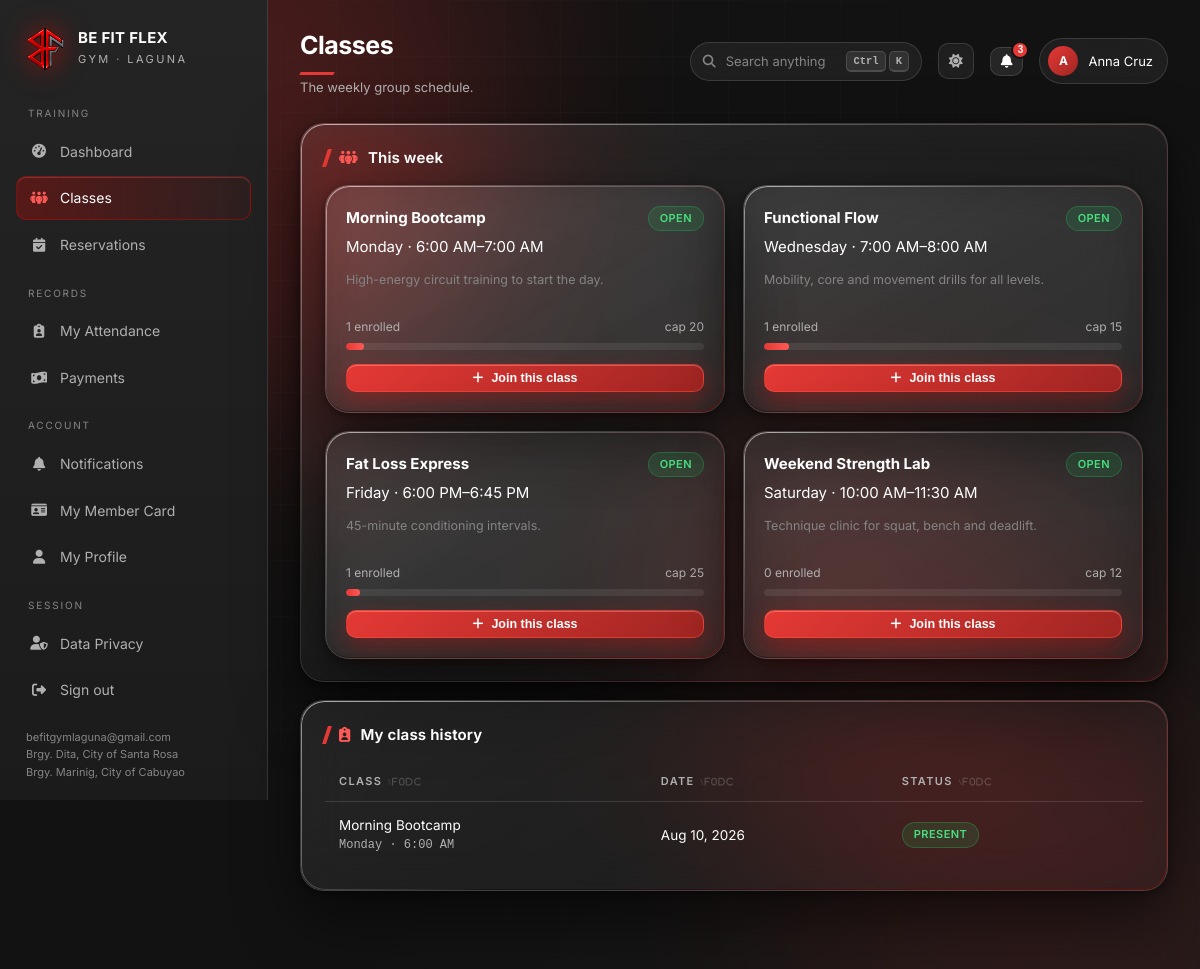
The app's page /member/classes.php (signed in) with its own data.
### tables this page shows
CREATE TABLE classes (
    class_id VARCHAR(50) PRIMARY KEY,
    class_name VARCHAR(255) NOT NULL,
    class_description LONGTEXT,
    schedule_day VARCHAR(20) NOT NULL,
    start_time TIME NOT NULL,
    end_time TIME NOT NULL,
    max_capacity INT NOT NULL DEFAULT 20,
    class_status ENUM('Active','Inactive','Cancelled') NOT NULL DEFAULT 'Active',
    created_at TIMESTAMP DEFAULT CURRENT_TIMESTAMP,
    updated_at TIMESTAMP DEFAULT CURRENT_TIMESTAMP ON UPDATE CURRENT_TIMESTAMP,
    INDEX idx_class_status (class_status), INDEX idx_schedule_day (schedule_day)
);

CREATE TABLE class_attendance (
    attendance_id VARCHAR(50) PRIMARY KEY,
    class_id VARCHAR(50) NOT NULL,
    member_id VARCHAR(50) NOT NULL,
    enrollment_date DATE NOT NULL,
    attendance_date DATE NOT NULL,
    attendance_status ENUM('Present','Absent','Late') NOT NULL DEFAULT 'Present',
    created_at TIMESTAMP DEFAULT CURRENT_TIMESTAMP,
    FOREIGN KEY (class_id) REFERENCES classes(class_id) ON DELETE CASCADE,
    FOREIGN KEY (member_id) REFERENCES members(member_id) ON DELETE CASCADE,
    INDEX idx_class_id (class_id), INDEX idx_member_id (member_id), INDEX idx_attendance_date (attendance_date)
);

### config/db.php (called while the page is built, shortened)
<?php
function db(): PDO
{
    static $pdo = null;
    if ($pdo instanceof PDO) {
        return $pdo;
    }
    $dsn = sprintf('mysql:host=%s;port=%s;dbname=%s;charset=utf8mb4', DB['host'], DB['port'], DB['name']);
    try {
        $pdo = new PDO($dsn, DB['user'], DB['pass'], [
            PDO::ATTR_ERRMODE            => PDO::ERRMODE_EXCEPTION,
            PDO::ATTR_DEFAULT_FETCH_MODE => PDO::FETCH_ASSOC,
            PDO::ATTR_EMULATE_PREPARES   => false,
        ]);
    } catch (PDOException $e) {
        http_response_code(500);
        error_log('Database connection failed: ' . $e->getMessage());
        echo '<!doctype html><meta charset="utf-8">'
           . '<div style="font:16px system-ui;background:#0a0a0a;color:#eee;padding:40px;height:100vh">'
           . '<h1 style="color:#E10600">Database connection failed</h1>'
           . '<p>MySQL is not reachable, the database has not been imported, or its environment variables are incorrect.</p>'
           . '<p>Check the database service and application logs, then verify the MYSQLHOST, MYSQLPORT, MYSQLDATABASE, MYSQLUSER, and MYSQLPASSWORD settings.</p></div>';
        exit;
    }
    return $pdo;
}

### member/classes.php (the view, shortened to what this page needs)
<?php
$mid = $_SESSION['member_id'] ?? '';
$classes = rows(
    'SELECT c.*,
            (SELECT COUNT(DISTINCT member_id) FROM class_attendance ca WHERE ca.class_id = c.class_id) enrolled
       FROM classes c
      WHERE c.class_status = "Active"
      ORDER BY FIELD(c.schedule_day,"Monday","Tuesday","Wednesday","Thursday","Friday","Saturday","Sunday"), c.start_time'
);
$mine = rows(
    'SELECT ca.*, c.class_name, c.schedule_day, c.start_time
       FROM class_attendance ca
       JOIN classes c ON c.class_id = ca.class_id
      WHERE ca.member_id = ? ORDER BY ca.attendance_date DESC LIMIT 20', [$mid]
);
include __DIR__ . '/../includes/header.php';
?>
<div class="panel glass">
  <h2><i class="fa-solid fa-people-group"></i> This week</h2>
  <div class="grid c3">
    <?php foreach ($classes as $c):
      $pct = $c['max_capacity'] ? min(100, round($c['enrolled'] / $c['max_capacity'] * 100)) : 0;
      $full = $c['enrolled'] >= $c['max_capacity']; ?>
      <div class="glass hover" style="padding:20px">
        <div style="display:flex;justify-content:space-between;gap:8px;align-items:flex-start">
          <b style="font-size:15px"><?= e($c['class_name']) ?></b>
          <?= $full ? '<span class="chip bad">full</span>' : '<span class="chip ok">open</span>' ?>
        </div>
        <div class="mono" style="margin:4px 0 12px"><?= e($c['schedule_day']) ?> · <?= timeh($c['start_time']) ?>–<?= timeh($c['end_time']) ?></div>
        <p class="note" style="min-height:38px"><?= e($c['class_description'] ?: '—') ?></p>
        <div style="display:flex;justify-content:space-between;font-size:12px;color:var(--muted);margin:10px 0 6px">
          <span><?= (int) $c['enrolled'] ?> enrolled</span><span>cap <?= (int) $c['max_capacity'] ?></span>
        </div>
        <div class="bar"><span style="width:<?= $pct ?>%"></span></div>
        <?php if (!$full): ?>
          <button class="btn red sm" style="margin-top:14px;width:100%;justify-content:center"
                  onclick="joinClass('<?= e($c['class_id']) ?>','<?= e($c['class_name']) ?>','<?= e($c['schedule_day']) ?>')">
            <i class="fa-solid fa-plus"></i> Join this class</button>
        <?php endif; ?>
      </div>
    <?php endforeach; ?>
  </div>
</div>
<div class="panel glass">
  <h2><i class="fa-solid fa-clipboard-user"></i> My class history</h2>
  <?php if (!$mine): ?>
    <div class="empty"><i class="fa-solid fa-clipboard"></i>You have not joined a class yet.</div>
  <?php else: ?>
  <div class="table-wrap"><table>
    <thead><tr><th>Class</th><th>Date</th><th>Status</th></tr></thead>
    <tbody>
    <?php foreach ($mine as $m): ?>
      <tr><td><?= e($m['class_name']) ?><div class="mono"><?= e($m['schedule_day']) ?> · <?= timeh($m['start_time']) ?></div></td>
          <td><?= dt($m['attendance_date']) ?></td>
          <td><?= badge($m['attendance_status']) ?></td></tr>
    <?php endforeach; ?>
    </tbody>
  </table></div>
  <?php endif; ?>
</div>
<?php include __DIR__ . '/../includes/footer.php'; ?>

### includes/helpers.php (shortened to what this page needs)
<?php
function e(mixed $v): string
{
    return htmlspecialchars((string) $v, ENT_QUOTES, 'UTF-8');
}
function dt(?string $v, string $fmt = 'M j, Y'): string
{
    $ts = strtotime($v);
    return $ts ? date($fmt, $ts) : '—';
}
function timeh(?string $v): string
{
    return $v ? date('g:i A', strtotime($v)) : '—';
}
function badge(?string $status): string
{
    $map = [
        'Active' => 'ok', 'Paid' => 'ok', 'Completed' => 'ok', 'Present' => 'ok', 'Confirmed' => 'ok',
        'Pending' => 'warn', 'Scheduled' => 'warn', 'Late' => 'warn', 'Ongoing' => 'warn',
        'Inactive' => 'mute', 'Absent' => 'mute',
        'Overdue' => 'bad', 'Expired' => 'bad', 'Cancelled' => 'bad',
    ];
    $tone = $map[$status] ?? 'mute';
    return '<span class="chip ' . $tone . '">' . e($status ?? '—') . '</span>';
}
function stmt(string $sql): PDOStatement
{
    static $cache = [];
    return $cache[$sql] ??= db()->prepare($sql);
}
function rows(string $sql, array $args = []): array
{
    $s = stmt($sql);
    $s->execute($args);
    $r = $s->fetchAll();
    return $r;
}

### assets/css/glass.css (style rules this page uses)
:root { --red: #E53935; --red-hot: #FF5A56; --red-deep: #9F2522; --ink: #121212; --ink-2: #1F1F1F; --glass: rgba(255,255,255,.055); --glass-2: rgba(255,255,255,.085); --stroke: rgba(255,255,255,.13); --stroke-hot: rgba(225,6,0,.45); --text: #FFFFFF; --muted: #B0B0B0; --dim: #858585; --ok: #22C55E; --warn: #F59E0B; --bad: #EF4444; --info: #38BDF8; --r-lg: 24px; --r-md: 16px; --r-sm: 10px; --blur: saturate(180%) blur(22px); --shadow: 0 24px 60px rgba(0,0,0,.55), 0 2px 8px rgba(0,0,0,.4); --edge: inset 0 1px 0 rgba(255,255,255,.20), inset 0 -1px 0 rgba(0,0,0,.35); }
* { box-sizing: border-box; margin: 0; padding: 0; }
html { scroll-behavior: smooth; }
body { min-height: 100vh; background: var(--ink); color: var(--text); font: 15px/1.55 "Inter", -apple-system, BlinkMacSystemFont, "Segoe UI", Roboto, Arial, sans-serif; -webkit-font-smoothing: antialiased; overflow-x: hidden; }
body::before { content: ""; position: fixed; inset: 0; z-index: -1; pointer-events: none; background: linear-gradient(135deg, rgba(229,57,53,.06), transparent 34%), linear-gradient(315deg, rgba(255,255,255,.025), transparent 42%); }
.glass { position: relative; background: linear-gradient(150deg, var(--glass-2), var(--glass) 45%, rgba(255,255,255,.03)); backdrop-filter: var(--blur); -webkit-backdrop-filter: var(--blur); border: 1px solid var(--stroke); border-radius: var(--r-lg); box-shadow: var(--shadow), var(--edge); }
.glass::before { content: ""; position: absolute; inset: 0; border-radius: inherit; padding: 1px; background: linear-gradient(140deg, rgba(255,255,255,.55), rgba(255,255,255,0) 38%, rgba(225,6,0,.35) 100%); -webkit-mask: linear-gradient(#000 0 0) content-box, linear-gradient(#000 0 0); -webkit-mask-composite: xor; mask-composite: exclude; pointer-events: none; }
.glass.hover { transition: transform .3s cubic-bezier(.2,.8,.2,1), border-color .3s, box-shadow .3s; }
.grid { display: grid; gap: 18px; }
.grid.c3 { grid-template-columns: repeat(auto-fit, minmax(280px, 1fr)); }
.panel { padding: 22px 24px; margin-bottom: 18px; }
.panel > h2 { font-size: 15px; font-weight: 650; letter-spacing: .01em; display: flex; align-items: center; gap: 10px; margin-bottom: 16px; }
.panel > h2::before { content: ""; width: 4px; height: 18px; background: var(--red); transform: skewX(-18deg); flex: 0 0 auto; }
.panel > h2 i { color: var(--red-hot); }
.table-wrap { overflow-x: auto; margin: 0 -6px; padding: 0 6px; }
table { width: 100%; border-collapse: separate; border-spacing: 0; font-size: 13.5px; }
thead th { text-align: left; padding: 11px 14px; font-size: 11px; letter-spacing: .12em; text-transform: uppercase; color: var(--muted); font-weight: 600; border-bottom: 1px solid var(--stroke); white-space: nowrap; }
tbody td { padding: 13px 14px; border-bottom: 1px solid rgba(255,255,255,.055); vertical-align: middle; }
tbody tr { transition: background .18s; }
tbody tr:last-child td { border-bottom: 0; }
td .mono { font-family: ui-monospace, "SF Mono", Consolas, monospace; font-size: 12px; color: var(--muted); }
.chip { display: inline-block; padding: 3px 11px; border-radius: 999px; font-size: 11px; font-weight: 600; letter-spacing: .04em; text-transform: uppercase; border: 1px solid transparent; white-space: nowrap; }
.chip.ok { background: rgba(34,197,94,.14); color: #4ADE80; border-color: rgba(34,197,94,.3); }
.btn { display: inline-flex; align-items: center; gap: 8px; padding: 9px 18px; border-radius: var(--r-sm); border: 1px solid var(--stroke); background: var(--glass-2); color: var(--text); font-size: 13.5px; font-weight: 550; cursor: pointer; text-decoration: none; backdrop-filter: var(--blur); -webkit-backdrop-filter: var(--blur); transition: all .2s; }
.btn.red { background: linear-gradient(135deg, var(--red), var(--red-deep)); border-color: rgba(255,80,60,.5); color: #fff; box-shadow: 0 8px 24px rgba(225,6,0,.35), inset 0 1px 0 rgba(255,255,255,.25); }
.btn.sm { padding: 6px 12px; font-size: 12.5px; }
.bar { height: 7px; border-radius: 999px; background: rgba(255,255,255,.08); overflow: hidden; }
.bar > span { display: block; height: 100%; border-radius: 999px; background: linear-gradient(90deg, var(--red), var(--red-hot)); }
.note { font-size: 12.5px; color: var(--dim); line-height: 1.65; }

### records on screen
classes: class_name "Morning Bootcamp", shows "OPEN", schedule_day "Monday", start_time "6:00 AM", end_time "7:00 AM", class_description "High-energy circuit training to start the day.", enrolled "1", max_capacity "20", $pct 5 (drawn)
classes: class_name "Functional Flow", shows "OPEN", schedule_day "Wednesday", start_time "7:00 AM", end_time "8:00 AM", class_description "Mobility, core and movement drills for all levels.", enrolled "1", max_capacity "15", $pct 7 (drawn)
classes: class_name "Fat Loss Express", shows "OPEN", schedule_day "Friday", start_time "6:00 PM", end_time "6:45 PM", class_description "45-minute conditioning intervals.", enrolled "1", max_capacity "25", $pct 4 (drawn)
classes: class_name "Weekend Strength Lab", shows "OPEN", schedule_day "Saturday", start_time "10:00 AM", end_time "11:30 AM", class_description "Technique clinic for squat, bench and deadlift.", enrolled "0", max_capacity "12"
class_attendance: class.class_name "Morning Bootcamp", class.schedule_day "Monday", class.start_time "6:00 AM", attendance_date "Aug 10, 2026", attendance_status "PRESENT"

### other values on screen
$group "TRAINING"
$label "Dashboard"
$label "Classes"
$label "Reservations"
$group "RECORDS"
$label "My Attendance"
$label "Payments"
$group "ACCOUNT"
$label "Notifications"
$label "My Member Card"
$label "My Profile"
APP_EMAIL "befitgymlaguna@gmail.com"
$br "Brgy. Dita, City of Santa Rosa"
$br "Brgy. Marinig, City of Cabuyao"
$title "Classes"
